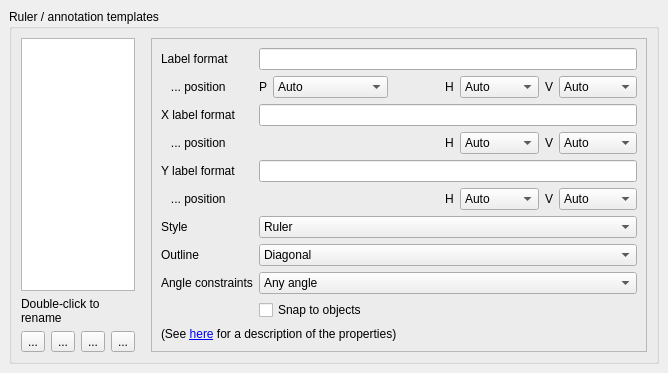
<?xml version="1.0" encoding="UTF-8"?>
<ui version="4.0">
 <class>RulerConfigPage4</class>
 <widget class="QFrame" name="RulerConfigPage4">
  <property name="geometry">
   <rect>
    <x>0</x>
    <y>0</y>
    <width>668</width>
    <height>373</height>
   </rect>
  </property>
  <property name="windowTitle">
   <string>Settings</string>
  </property>
  <layout class="QVBoxLayout">
   <property name="spacing">
    <number>6</number>
   </property>
   <property name="leftMargin">
    <number>9</number>
   </property>
   <property name="topMargin">
    <number>9</number>
   </property>
   <property name="rightMargin">
    <number>9</number>
   </property>
   <property name="bottomMargin">
    <number>9</number>
   </property>
   <item>
    <widget class="QGroupBox" name="groupBox">
     <property name="sizePolicy">
      <sizepolicy hsizetype="Preferred" vsizetype="Preferred">
       <horstretch>0</horstretch>
       <verstretch>0</verstretch>
      </sizepolicy>
     </property>
     <property name="title">
      <string>Ruler / annotation templates</string>
     </property>
     <layout class="QHBoxLayout">
      <property name="spacing">
       <number>16</number>
      </property>
      <property name="leftMargin">
       <number>9</number>
      </property>
      <property name="topMargin">
       <number>9</number>
      </property>
      <property name="rightMargin">
       <number>9</number>
      </property>
      <property name="bottomMargin">
       <number>9</number>
      </property>
      <item>
       <widget class="QFrame" name="frame_3">
        <property name="frameShape">
         <enum>QFrame::NoFrame</enum>
        </property>
        <property name="frameShadow">
         <enum>QFrame::Raised</enum>
        </property>
        <layout class="QGridLayout">
         <property name="leftMargin">
          <number>0</number>
         </property>
         <property name="topMargin">
          <number>0</number>
         </property>
         <property name="rightMargin">
          <number>0</number>
         </property>
         <property name="bottomMargin">
          <number>0</number>
         </property>
         <property name="spacing">
          <number>6</number>
         </property>
         <item row="2" column="2">
          <widget class="QToolButton" name="up_templ_pb">
           <property name="toolTip">
            <string>Move selected template up in list</string>
           </property>
           <property name="text">
            <string>...</string>
           </property>
           <property name="icon">
            <iconset resource="../lay/layResources.qrc">
             <normaloff>:/up.png</normaloff>:/up.png</iconset>
           </property>
          </widget>
         </item>
         <item row="2" column="0">
          <widget class="QToolButton" name="add_templ_pb">
           <property name="toolTip">
            <string>Add a new template</string>
           </property>
           <property name="text">
            <string>...</string>
           </property>
           <property name="icon">
            <iconset resource="../lay/layResources.qrc">
             <normaloff>:/add.png</normaloff>:/add.png</iconset>
           </property>
          </widget>
         </item>
         <item row="2" column="1">
          <widget class="QToolButton" name="del_templ_pb">
           <property name="toolTip">
            <string>Delete selected template</string>
           </property>
           <property name="text">
            <string>...</string>
           </property>
           <property name="icon">
            <iconset resource="../lay/layResources.qrc">
             <normaloff>:/del.png</normaloff>:/del.png</iconset>
           </property>
          </widget>
         </item>
         <item row="2" column="3">
          <widget class="QToolButton" name="down_templ_pb">
           <property name="toolTip">
            <string>Move selected template down in list</string>
           </property>
           <property name="text">
            <string>...</string>
           </property>
           <property name="icon">
            <iconset resource="../lay/layResources.qrc">
             <normaloff>:/down.png</normaloff>:/down.png</iconset>
           </property>
          </widget>
         </item>
         <item row="1" column="0" colspan="4">
          <widget class="QLabel" name="label_4">
           <property name="text">
            <string>Double-click to rename</string>
           </property>
           <property name="wordWrap">
            <bool>true</bool>
           </property>
          </widget>
         </item>
         <item row="0" column="0" colspan="4">
          <widget class="QListWidget" name="template_list">
           <property name="sizePolicy">
            <sizepolicy hsizetype="Expanding" vsizetype="Ignored">
             <horstretch>0</horstretch>
             <verstretch>1</verstretch>
            </sizepolicy>
           </property>
           <property name="toolTip">
            <string>The template selected for editing</string>
           </property>
           <property name="alternatingRowColors">
            <bool>false</bool>
           </property>
           <property name="uniformItemSizes">
            <bool>true</bool>
           </property>
          </widget>
         </item>
        </layout>
       </widget>
      </item>
      <item>
       <widget class="QFrame" name="frame_2">
        <property name="frameShape">
         <enum>QFrame::StyledPanel</enum>
        </property>
        <property name="frameShadow">
         <enum>QFrame::Raised</enum>
        </property>
        <layout class="QGridLayout">
         <property name="leftMargin">
          <number>9</number>
         </property>
         <property name="topMargin">
          <number>9</number>
         </property>
         <property name="rightMargin">
          <number>9</number>
         </property>
         <property name="bottomMargin">
          <number>9</number>
         </property>
         <property name="spacing">
          <number>6</number>
         </property>
         <item row="3" column="0">
          <widget class="QLabel" name="label_3">
           <property name="text">
            <string>   ... position</string>
           </property>
          </widget>
         </item>
         <item row="9" column="1">
          <widget class="QCheckBox" name="t_snap_cbx">
           <property name="toolTip">
            <string>If checked, snap to edges or vertices of objects unless disabled above</string>
           </property>
           <property name="text">
            <string>Snap to objects</string>
           </property>
          </widget>
         </item>
         <item row="7" column="0">
          <widget class="QLabel" name="label_17">
           <property name="text">
            <string>Outline</string>
           </property>
          </widget>
         </item>
         <item row="0" column="1">
          <widget class="QLineEdit" name="fmt_le">
           <property name="toolTip">
            <string>Specify the main label format</string>
           </property>
          </widget>
         </item>
         <item row="0" column="0">
          <widget class="QLabel" name="label_13">
           <property name="text">
            <string>Label format</string>
           </property>
          </widget>
         </item>
         <item row="8" column="0">
          <widget class="QLabel" name="label_2">
           <property name="text">
            <string>Angle constraints</string>
           </property>
          </widget>
         </item>
         <item row="2" column="1">
          <widget class="QLineEdit" name="fmt_x_le">
           <property name="toolTip">
            <string>Specify the x label format (applicable only for outline modes that have a horizontal component, i.e. box)</string>
           </property>
          </widget>
         </item>
         <item row="6" column="0">
          <widget class="QLabel" name="label_16">
           <property name="text">
            <string>Style</string>
           </property>
          </widget>
         </item>
         <item row="4" column="1">
          <widget class="QLineEdit" name="fmt_y_le">
           <property name="toolTip">
            <string>Specify the y label format (applicable only for outline modes that have a vertical component, i.e. box)</string>
           </property>
          </widget>
         </item>
         <item row="1" column="1">
          <widget class="QFrame" name="frame">
           <property name="frameShape">
            <enum>QFrame::NoFrame</enum>
           </property>
           <property name="frameShadow">
            <enum>QFrame::Raised</enum>
           </property>
           <layout class="QHBoxLayout" name="horizontalLayout">
            <property name="leftMargin">
             <number>0</number>
            </property>
            <property name="topMargin">
             <number>0</number>
            </property>
            <property name="rightMargin">
             <number>0</number>
            </property>
            <property name="bottomMargin">
             <number>0</number>
            </property>
            <item>
             <widget class="QFrame" name="frame_4">
              <property name="frameShape">
               <enum>QFrame::NoFrame</enum>
              </property>
              <property name="frameShadow">
               <enum>QFrame::Raised</enum>
              </property>
              <layout class="QGridLayout" name="gridLayout">
               <property name="leftMargin">
                <number>0</number>
               </property>
               <property name="topMargin">
                <number>0</number>
               </property>
               <property name="rightMargin">
                <number>0</number>
               </property>
               <property name="bottomMargin">
                <number>0</number>
               </property>
               <item row="1" column="1">
                <widget class="QComboBox" name="main_position">
                 <property name="sizePolicy">
                  <sizepolicy hsizetype="Fixed" vsizetype="Fixed">
                   <horstretch>0</horstretch>
                   <verstretch>0</verstretch>
                  </sizepolicy>
                 </property>
                 <property name="sizeAdjustPolicy">
                  <enum>QComboBox::AdjustToContents</enum>
                 </property>
                 <item>
                  <property name="text">
                   <string>Auto</string>
                  </property>
                 </item>
                 <item>
                  <property name="text">
                   <string>At first point</string>
                  </property>
                 </item>
                 <item>
                  <property name="text">
                   <string>At second point</string>
                  </property>
                 </item>
                 <item>
                  <property name="text">
                   <string>At center</string>
                  </property>
                 </item>
                </widget>
               </item>
               <item row="1" column="0">
                <widget class="QLabel" name="label_19">
                 <property name="text">
                  <string>P</string>
                 </property>
                </widget>
               </item>
               <item row="1" column="2">
                <spacer name="horizontalSpacer">
                 <property name="orientation">
                  <enum>Qt::Horizontal</enum>
                 </property>
                 <property name="sizeHint" stdset="0">
                  <size>
                   <width>40</width>
                   <height>20</height>
                  </size>
                 </property>
                </spacer>
               </item>
               <item row="1" column="5">
                <widget class="QLabel" name="label_21">
                 <property name="text">
                  <string>V</string>
                 </property>
                </widget>
               </item>
               <item row="1" column="6">
                <widget class="QComboBox" name="main_yalign">
                 <property name="sizePolicy">
                  <sizepolicy hsizetype="Fixed" vsizetype="Fixed">
                   <horstretch>0</horstretch>
                   <verstretch>0</verstretch>
                  </sizepolicy>
                 </property>
                 <item>
                  <property name="text">
                   <string>Auto</string>
                  </property>
                 </item>
                 <item>
                  <property name="text">
                   <string>V. center</string>
                  </property>
                 </item>
                 <item>
                  <property name="text">
                   <string>Bottom</string>
                  </property>
                 </item>
                 <item>
                  <property name="text">
                   <string>Top</string>
                  </property>
                 </item>
                </widget>
               </item>
               <item row="1" column="4">
                <widget class="QComboBox" name="main_xalign">
                 <property name="sizePolicy">
                  <sizepolicy hsizetype="Fixed" vsizetype="Fixed">
                   <horstretch>0</horstretch>
                   <verstretch>0</verstretch>
                  </sizepolicy>
                 </property>
                 <item>
                  <property name="text">
                   <string>Auto</string>
                  </property>
                 </item>
                 <item>
                  <property name="text">
                   <string>H. center</string>
                  </property>
                 </item>
                 <item>
                  <property name="text">
                   <string>Left</string>
                  </property>
                 </item>
                 <item>
                  <property name="text">
                   <string>Right</string>
                  </property>
                 </item>
                </widget>
               </item>
               <item row="1" column="3">
                <widget class="QLabel" name="label_20">
                 <property name="text">
                  <string>H</string>
                 </property>
                </widget>
               </item>
              </layout>
             </widget>
            </item>
           </layout>
          </widget>
         </item>
         <item row="1" column="0">
          <widget class="QLabel" name="label">
           <property name="text">
            <string>   ... position</string>
           </property>
          </widget>
         </item>
         <item row="8" column="1">
          <widget class="QComboBox" name="t_angle_cb">
           <property name="toolTip">
            <string>Override the global angle constraint setting for this type of rulers</string>
           </property>
           <item>
            <property name="text">
             <string>Any angle</string>
            </property>
           </item>
           <item>
            <property name="text">
             <string>Diagonal</string>
            </property>
           </item>
           <item>
            <property name="text">
             <string>Orthogonal</string>
            </property>
           </item>
           <item>
            <property name="text">
             <string>Horizontal only</string>
            </property>
           </item>
           <item>
            <property name="text">
             <string>Vertical only</string>
            </property>
           </item>
           <item>
            <property name="text">
             <string>Use global setting</string>
            </property>
           </item>
          </widget>
         </item>
         <item row="4" column="0">
          <widget class="QLabel" name="label_15">
           <property name="text">
            <string>Y label format</string>
           </property>
          </widget>
         </item>
         <item row="10" column="0" colspan="2">
          <widget class="QLabel" name="help_label">
           <property name="text">
            <string>&lt;html&gt;(See &lt;a href=&quot;int:/manual/ruler_properties.xml&quot;&gt;here&lt;/a&gt; for a description of the properties)&lt;/html&gt;</string>
           </property>
          </widget>
         </item>
         <item row="7" column="1">
          <widget class="QComboBox" name="outline_cb">
           <property name="toolTip">
            <string>Specify outline mode of the ruler template</string>
           </property>
           <item>
            <property name="text">
             <string>Diagonal</string>
            </property>
           </item>
           <item>
            <property name="text">
             <string>Horizonal and vertical (in this order)</string>
            </property>
           </item>
           <item>
            <property name="text">
             <string>Diagonal plus horizonal and vertical (triangle)</string>
            </property>
           </item>
           <item>
            <property name="text">
             <string>Vertical and horizonal (in this order)</string>
            </property>
           </item>
           <item>
            <property name="text">
             <string>Diagonal plus vertical and horizontal (triangle)</string>
            </property>
           </item>
           <item>
            <property name="text">
             <string>Box marker</string>
            </property>
           </item>
           <item>
            <property name="text">
             <string>Ellipse</string>
            </property>
           </item>
          </widget>
         </item>
         <item row="6" column="1">
          <widget class="QComboBox" name="style_cb">
           <property name="toolTip">
            <string>Specify style of the ruler template</string>
           </property>
           <item>
            <property name="text">
             <string>Ruler</string>
            </property>
           </item>
           <item>
            <property name="text">
             <string>Arrow at end</string>
            </property>
           </item>
           <item>
            <property name="text">
             <string>Arrow at start</string>
            </property>
           </item>
           <item>
            <property name="text">
             <string>Arrow at both ends</string>
            </property>
           </item>
           <item>
            <property name="text">
             <string>Plain line</string>
            </property>
           </item>
           <item>
            <property name="text">
             <string>Cross at end</string>
            </property>
           </item>
           <item>
            <property name="text">
             <string>Cross at start</string>
            </property>
           </item>
           <item>
            <property name="text">
             <string>Cross at both ends</string>
            </property>
           </item>
          </widget>
         </item>
         <item row="2" column="0">
          <widget class="QLabel" name="label_14">
           <property name="text">
            <string>X label format</string>
           </property>
          </widget>
         </item>
         <item row="5" column="0">
          <widget class="QLabel" name="label_5">
           <property name="text">
            <string>   ... position</string>
           </property>
          </widget>
         </item>
         <item row="3" column="1">
          <widget class="QFrame" name="frame_5">
           <property name="frameShape">
            <enum>QFrame::NoFrame</enum>
           </property>
           <property name="frameShadow">
            <enum>QFrame::Raised</enum>
           </property>
           <layout class="QHBoxLayout" name="horizontalLayout_2">
            <property name="leftMargin">
             <number>0</number>
            </property>
            <property name="topMargin">
             <number>0</number>
            </property>
            <property name="rightMargin">
             <number>0</number>
            </property>
            <property name="bottomMargin">
             <number>0</number>
            </property>
            <item>
             <spacer name="horizontalSpacer_2">
              <property name="orientation">
               <enum>Qt::Horizontal</enum>
              </property>
              <property name="sizeHint" stdset="0">
               <size>
                <width>148</width>
                <height>20</height>
               </size>
              </property>
             </spacer>
            </item>
            <item>
             <widget class="QLabel" name="label_22">
              <property name="text">
               <string>H</string>
              </property>
             </widget>
            </item>
            <item>
             <widget class="QComboBox" name="xlabel_xalign">
              <property name="sizePolicy">
               <sizepolicy hsizetype="Fixed" vsizetype="Fixed">
                <horstretch>0</horstretch>
                <verstretch>0</verstretch>
               </sizepolicy>
              </property>
              <item>
               <property name="text">
                <string>Auto</string>
               </property>
              </item>
              <item>
               <property name="text">
                <string>H. center</string>
               </property>
              </item>
              <item>
               <property name="text">
                <string>Left</string>
               </property>
              </item>
              <item>
               <property name="text">
                <string>Right</string>
               </property>
              </item>
             </widget>
            </item>
            <item>
             <widget class="QLabel" name="label_23">
              <property name="text">
               <string>V</string>
              </property>
             </widget>
            </item>
            <item>
             <widget class="QComboBox" name="xlabel_yalign">
              <property name="sizePolicy">
               <sizepolicy hsizetype="Fixed" vsizetype="Fixed">
                <horstretch>0</horstretch>
                <verstretch>0</verstretch>
               </sizepolicy>
              </property>
              <item>
               <property name="text">
                <string>Auto</string>
               </property>
              </item>
              <item>
               <property name="text">
                <string>V. center</string>
               </property>
              </item>
              <item>
               <property name="text">
                <string>Bottom</string>
               </property>
              </item>
              <item>
               <property name="text">
                <string>Top</string>
               </property>
              </item>
             </widget>
            </item>
           </layout>
          </widget>
         </item>
         <item row="5" column="1">
          <widget class="QFrame" name="frame_6">
           <property name="frameShape">
            <enum>QFrame::NoFrame</enum>
           </property>
           <property name="frameShadow">
            <enum>QFrame::Raised</enum>
           </property>
           <layout class="QHBoxLayout" name="horizontalLayout_3">
            <property name="leftMargin">
             <number>0</number>
            </property>
            <property name="topMargin">
             <number>0</number>
            </property>
            <property name="rightMargin">
             <number>0</number>
            </property>
            <property name="bottomMargin">
             <number>0</number>
            </property>
            <item>
             <spacer name="horizontalSpacer_3">
              <property name="orientation">
               <enum>Qt::Horizontal</enum>
              </property>
              <property name="sizeHint" stdset="0">
               <size>
                <width>148</width>
                <height>20</height>
               </size>
              </property>
             </spacer>
            </item>
            <item>
             <widget class="QLabel" name="label_28">
              <property name="text">
               <string>H</string>
              </property>
             </widget>
            </item>
            <item>
             <widget class="QComboBox" name="ylabel_xalign">
              <property name="sizePolicy">
               <sizepolicy hsizetype="Fixed" vsizetype="Fixed">
                <horstretch>0</horstretch>
                <verstretch>0</verstretch>
               </sizepolicy>
              </property>
              <item>
               <property name="text">
                <string>Auto</string>
               </property>
              </item>
              <item>
               <property name="text">
                <string>H. center</string>
               </property>
              </item>
              <item>
               <property name="text">
                <string>Left</string>
               </property>
              </item>
              <item>
               <property name="text">
                <string>Right</string>
               </property>
              </item>
             </widget>
            </item>
            <item>
             <widget class="QLabel" name="label_27">
              <property name="text">
               <string>V</string>
              </property>
             </widget>
            </item>
            <item>
             <widget class="QComboBox" name="ylabel_yalign">
              <property name="sizePolicy">
               <sizepolicy hsizetype="Fixed" vsizetype="Fixed">
                <horstretch>0</horstretch>
                <verstretch>0</verstretch>
               </sizepolicy>
              </property>
              <item>
               <property name="text">
                <string>Auto</string>
               </property>
              </item>
              <item>
               <property name="text">
                <string>V. center</string>
               </property>
              </item>
              <item>
               <property name="text">
                <string>Bottom</string>
               </property>
              </item>
              <item>
               <property name="text">
                <string>Top</string>
               </property>
              </item>
             </widget>
            </item>
           </layout>
          </widget>
         </item>
        </layout>
       </widget>
      </item>
     </layout>
    </widget>
   </item>
  </layout>
 </widget>
 <layoutdefault spacing="6" margin="11"/>
 <tabstops>
  <tabstop>template_list</tabstop>
  <tabstop>add_templ_pb</tabstop>
  <tabstop>del_templ_pb</tabstop>
  <tabstop>up_templ_pb</tabstop>
  <tabstop>down_templ_pb</tabstop>
  <tabstop>fmt_le</tabstop>
  <tabstop>fmt_x_le</tabstop>
  <tabstop>fmt_y_le</tabstop>
  <tabstop>style_cb</tabstop>
  <tabstop>outline_cb</tabstop>
  <tabstop>t_angle_cb</tabstop>
  <tabstop>t_snap_cbx</tabstop>
 </tabstops>
 <resources>
  <include location="../lay/layResources.qrc"/>
 </resources>
 <connections/>
</ui>
